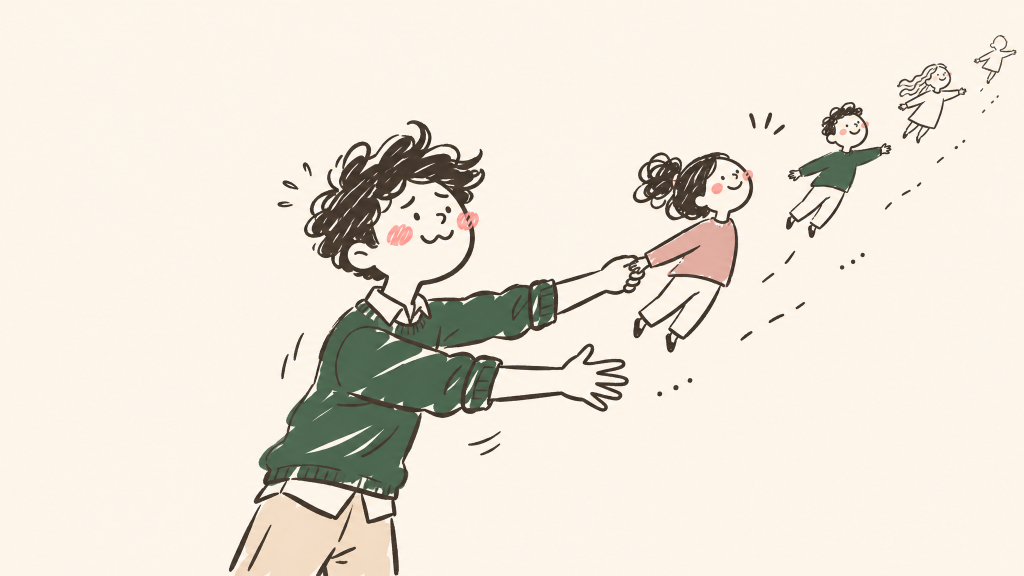
#> input picture Churn.png, 2048 x 1152 px, found by its file name (shown at 1/2 size)
$ python prepare_churn_illustration.py
#> lines starting #> are read from the running program, lines starting #| are printed output that depends on the picture; after the words box and inside, x2 and y2 are one past the last pixel; in counts of white or black regions, pixels touching at a corner belong together
"""Turn Churn.png (flat cream background) into transparent, separately animatable layers.

    python scripts/prepare_churn_illustration.py [Churn.png]

1. "Colour to alpha": every pixel's distance from the cream background becomes its opacity, so the
   drawing sits on any page colour with no visible rectangle (soft edges and the pink blush survive).
2. The drawing is split into layers (boy, girl, three departing children, tension marks, dotted
   trail) so the front end can move them independently.
3. Each layer is cropped to its bounding box and written as WebP at half resolution, together with
   `layers.ts`, which records where every layer sits on the original 2048 x 1152 canvas.

Needs Pillow, NumPy and SciPy (all present in the project's ML environment).
"""

import json
import sys
from pathlib import Path

import numpy as np
from PIL import Image
from scipy import ndimage as ndi

SRC = Path(sys.argv[1]) if len(sys.argv) > 1 else Path("Churn.png")
OUT = Path("frontend/src/assets/churn")
SCALE = 0.5  # output resolution relative to the source (the art is shown at ~500 px wide, 2x for retina)

BACKGROUND = np.array([253, 245, 234], dtype=np.float32)  # the flat cream behind the drawing
SPLIT_X = 1262  # where the boy's hand meets the girl's, in source pixels


def color_to_alpha(rgb: np.ndarray) -> np.ndarray:
    """Returns RGBA float array (0..255 colour, 0..1 alpha)."""
    alpha = np.clip(((BACKGROUND - rgb) / BACKGROUND).max(axis=2), 0, 1)
    safe = np.maximum(alpha, 1e-3)[..., None]
    color = np.clip((rgb - BACKGROUND * (1 - safe)) / safe, 0, 255)
    return np.dstack([color, alpha])


def main() -> None:
    rgb = np.asarray(Image.open(SRC).convert("RGB")).astype(np.float32)
    h, w = rgb.shape[:2]
#> h = 1152; w = 2048
    rgba = color_to_alpha(rgb)
#> in color_to_alpha, `color = np.clip((rgb - BACKGROUND * (1 - safe)) / safe, 0, 255)`:
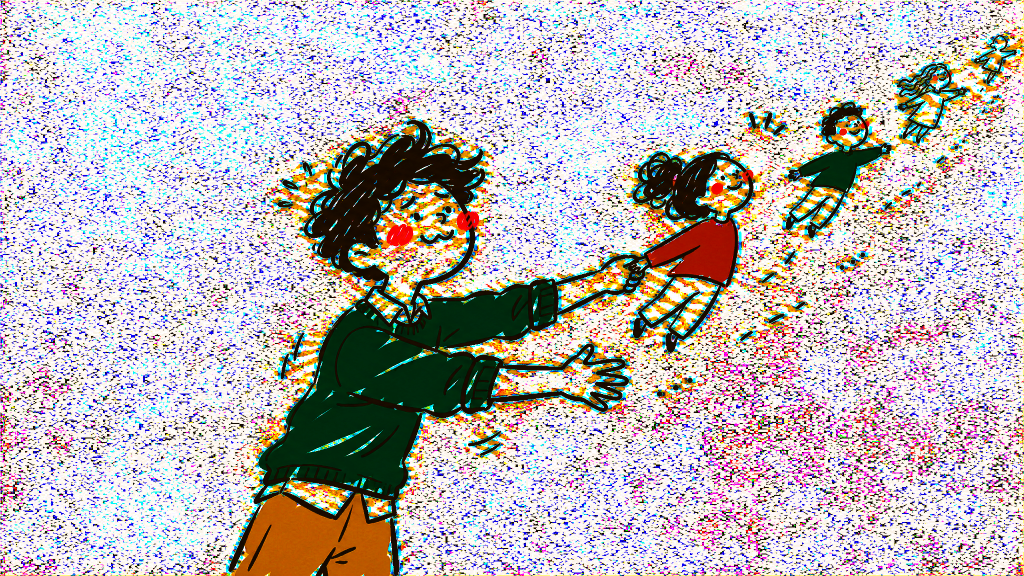
#> color: shape (1152, 2048, 3) float32 (shown at 1/2 size); mean R, G, B 192.2, 185, 183.2
    alpha = rgba[..., 3]

    # Group strokes into pieces: dilate so a figure's separate strokes join, then label
    solid = alpha > 0.10
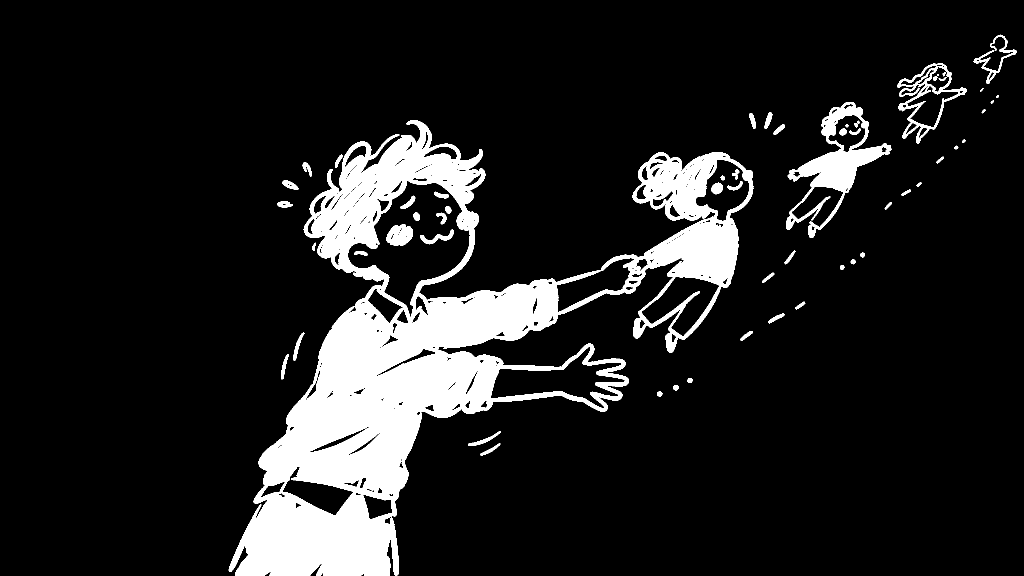
#> solid: shape (1152, 2048) bool (shown at 1/2 size); 12.3% white; 59 white regions (2 under 20 px), largest, box (x1, y1, x2, y2) and area: (457, 240, 1507, 1152) 260746, (1572, 204, 1783, 476) 14041, (1794, 126, 1934, 288) 4309
    labels, n = ndi.label(ndi.binary_dilation(solid, iterations=7))
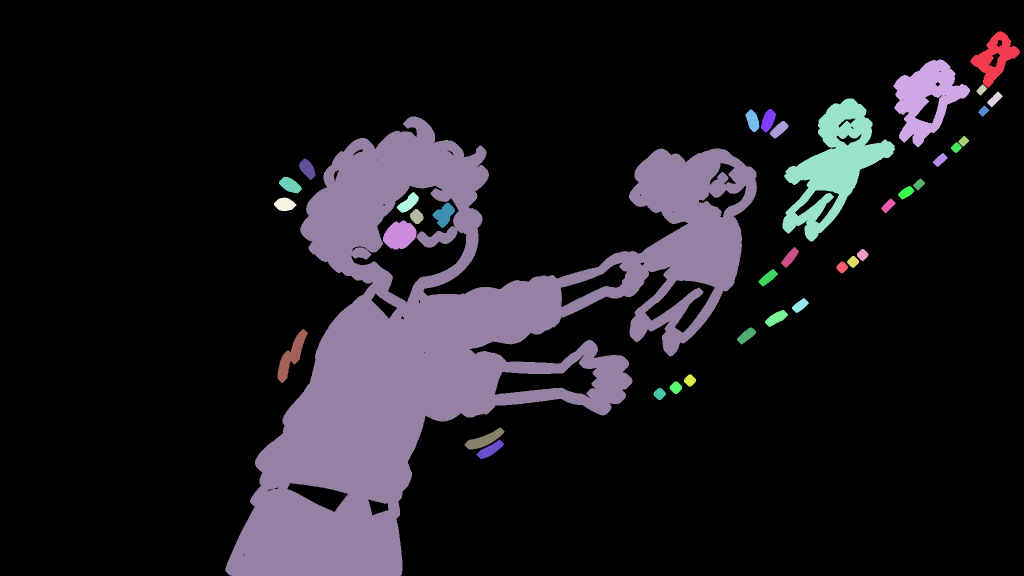
#> labels: shape (1152, 2048) int32 (shown at 1/2 size); 38 distinct labels, from 0 to 37; one colour per label, 0 black
#> n = 37
    boxes = ndi.find_objects(labels)
#> boxes = 37 items
    areas = ndi.sum(solid, labels, index=np.arange(1, n + 1))
#> areas = 37 values, max 262860 at index 8, min 26 at index 2, mean 7844.1
    xs = np.arange(w)[None, :].repeat(h, axis=0)

    layer_of = np.full(n + 1, "", dtype=object)  # label -> layer name
    for i, sl in enumerate(boxes, start=1):
        x0, x1, area = sl[1].start, sl[1].stop, areas[i - 1]
        if area > 100_000:
            layer_of[i] = "figures"  # boy + girl, split below
        elif x0 >= 1900 and area > 800:
            layer_of[i] = "kid4"
        elif x0 >= 1780 and area > 2000:
            layer_of[i] = "kid3"
        elif x0 >= 1560 and area > 10_000:
            layer_of[i] = "kid2"
        elif x1 <= 1100:
            layer_of[i] = "marks"  # little tension lines around the boy
        elif 1500 <= x0 <= 1560 and area < 500:
            layer_of[i] = "girl"  # the three "!" ticks over the girl's head
        else:
            layer_of[i] = "trail"  # the dotted path of the departing children
#> this loop made 37 passes
#> (x0, x1, area) on passes 1 to 12: (1940, 2040, 1265), (1787, 1941, 4472), (1953, 1974, 26), (1974, 2005, 51), (1565, 1790, 14430), (1956, 1978, 34), (1522, 1552, 275), (1491, 1519, 241), (450, 1514, 262860), (1539, 1577, 212), (1917, 1938, 35), (1902, 1924, 42)

    names = np.where(labels > 0, layer_of[labels], "")
    names = np.where(names == "figures", np.where(xs < SPLIT_X, "boy", "girl"), names)

    OUT.mkdir(parents=True, exist_ok=True)
    meta: dict[str, dict[str, float]] = {}
    for name in ["boy", "marks", "girl", "kid2", "kid3", "kid4", "trail"]:
        sel = names == name
        if not sel.any():
            raise SystemExit(f"layer {name} is empty: the component rules need adjusting")
        ys, xs_ = np.where(sel)
        y0, y1, x0, x1 = ys.min(), ys.max() + 1, xs_.min(), xs_.max() + 1
        layer = rgba.copy()
        layer[..., 3] = np.where(sel, alpha, 0)
        crop = layer[y0:y1, x0:x1]
        img = Image.fromarray(np.dstack([crop[..., :3], crop[..., 3:] * 255]).astype(np.uint8), "RGBA")
        img = img.resize((max(1, round(img.width * SCALE)), max(1, round(img.height * SCALE))), Image.LANCZOS)
        img.save(OUT / f"{name}.webp", "WEBP", quality=90, alpha_quality=100, method=6)
        meta[name] = {"x": x0 / w * 100, "y": y0 / h * 100, "w": (x1 - x0) / w * 100, "h": (y1 - y0) / h * 100}
        print(f"{name:6s} {img.width:4d}x{img.height:<4d} at ({x0}, {y0})  {(OUT / f'{name}.webp').stat().st_size // 1024} kB")
#> this loop made 7 passes
#> (y0, y1, x0, x1) on passes 1 to 7: (233, 1152, 450, 1262), (317, 918, 548, 1009), (218, 768, 1262, 1577), (197, 483, 1565, 1790), (119, 295, 1787, 1941), (62, 175, 1940, 2040), (169, 800, 1307, 2005)
#| boy     406x460  at (450, 233)  74 kB
#| marks   230x300  at (548, 317)  7 kB
#| girl    158x275  at (1262, 218)  23 kB
#| kid2    112x143  at (1565, 197)  10 kB
#| kid3     77x88   at (1787, 119)  6 kB
#| kid4     50x56   at (1940, 62)  2 kB
#| trail   349x316  at (1307, 169)  5 kB
#> pass 1, in main, `img = img.resize((max(1, round(img.width * SCALE)), max(1, round(img.h..`:
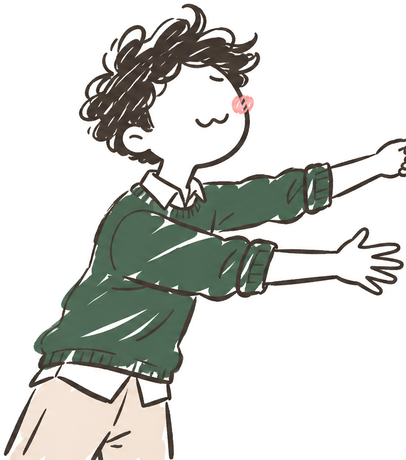
#> img: PIL image 406x460 RGBA; mean R, G, B, A 17.1, 17.1, 5.5, 48.6; transparent parts drawn white
#> after the loop:
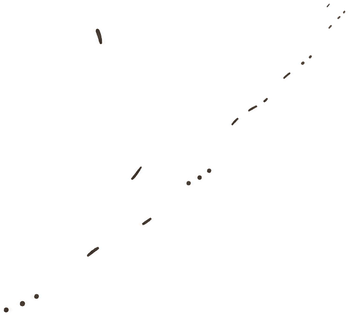
#> img: PIL image 349x316 RGBA; mean R, G, B, A 0.8, 1.1, 0.8, 0.7; transparent parts drawn white
#> after the loop:
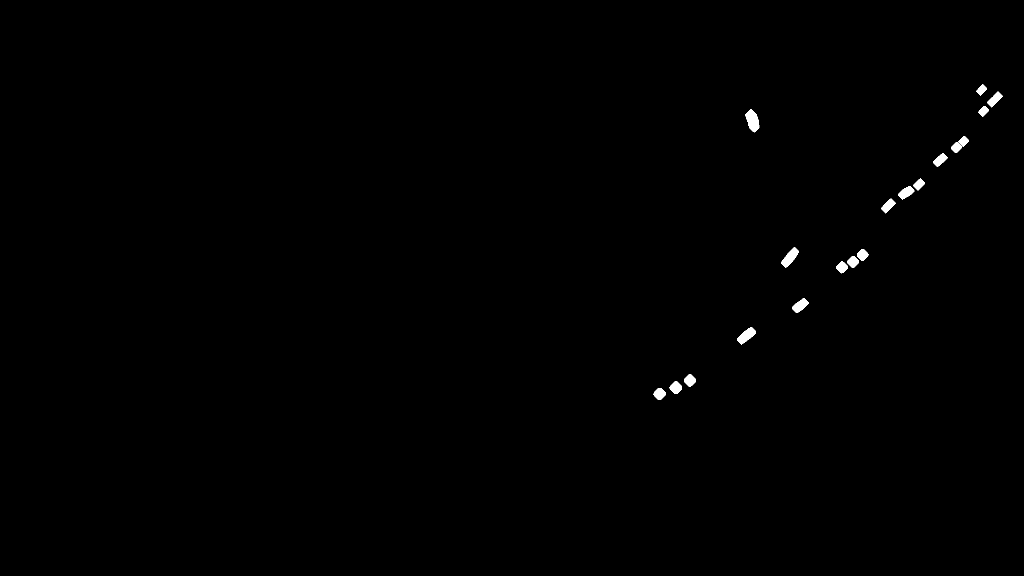
#> sel: shape (1152, 2048) bool (shown at 1/2 size); 0.34% white; 19 white regions, largest, box (x1, y1, x2, y2) and area: (1491, 219, 1519, 265) 822, (1562, 494, 1598, 536) 680, (1474, 655, 1512, 689) 661
#> after the loop, meta = 7 items

    lines = [
        "// Generated by scripts/prepare_churn_illustration.py. Do not edit by hand.",
        "// Position and size of each layer as a percentage of the original 2048 x 1152 canvas.",
        f"export const CANVAS = {{ width: {w}, height: {h} }} as const",
        "export const LAYERS = " + json.dumps({k: {a: round(b, 3) for a, b in v.items()} for k, v in meta.items()}, indent=2) + " as const",
        "",
    ]
    (OUT / "layers.ts").write_text("\n".join(lines), encoding="utf-8")
    print("wrote", OUT / "layers.ts")

    # Preview: all layers composited over the page colour, to check nothing is lost or tinted
    page = np.array([245, 242, 235], dtype=np.float32)
    out = rgb * 0 + page
    out = out * (1 - alpha[..., None]) + rgba[..., :3] * alpha[..., None]
    Image.fromarray(out.astype(np.uint8)).resize((w // 2, h // 2)).save(OUT.parent.parent.parent.parent / "scratch_preview.png")
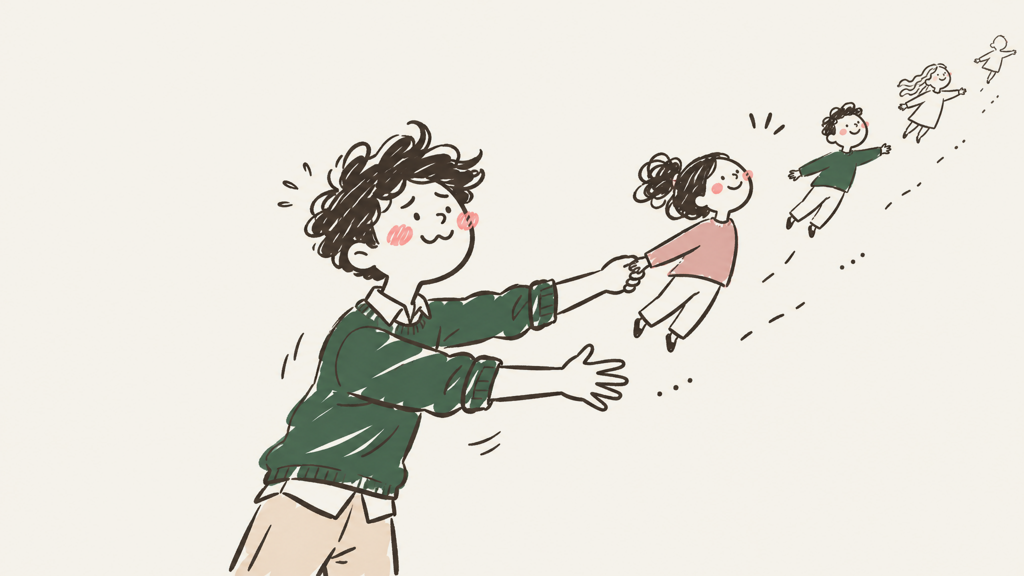
#> saved as scratch_preview.png: PIL image 1024x576 RGB; mean R, G, B 227.7, 225.1, 216.8


if __name__ == "__main__":
    main()
